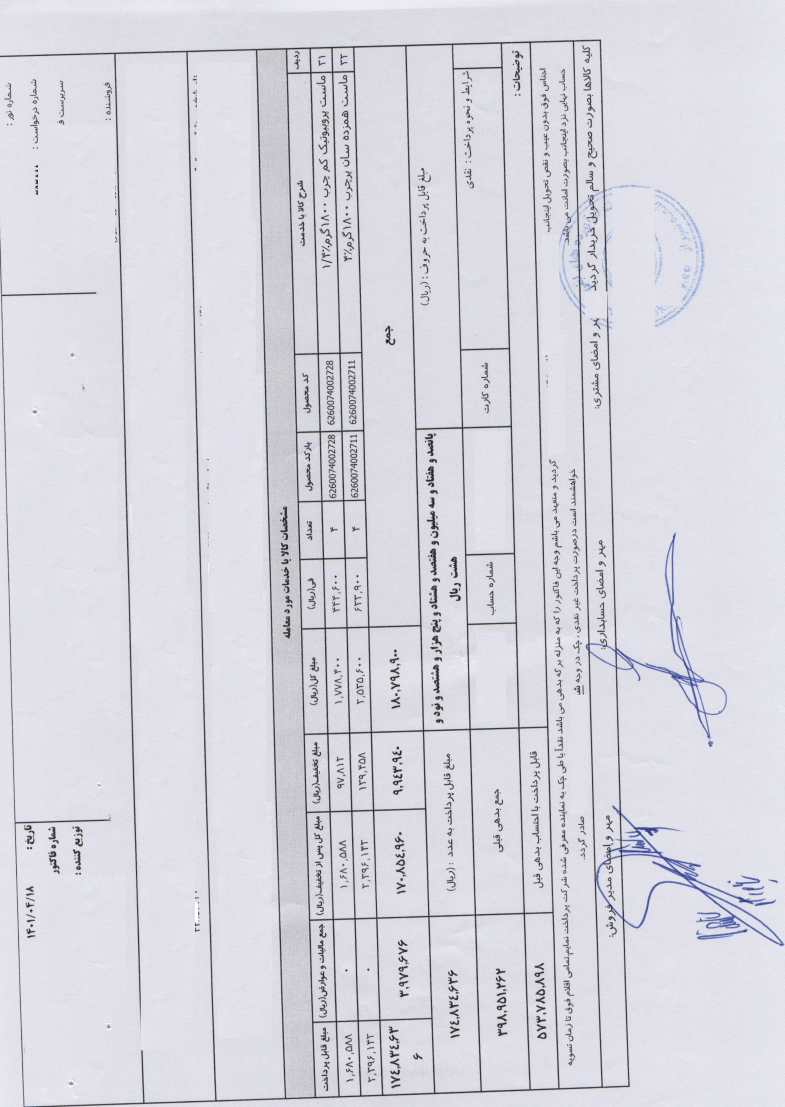
#> input picture logs/resluts_method_2/inputs/input_1.jpeg, 2353 x 3321 px (shown at 1/3 size)
$ python -i Furier.py   (imports and definitions only)
#> lines starting #> are read from the running program, lines starting #| are printed output that depends on the picture; after the words box and inside, x2 and y2 are one past the last pixel; in counts of white or black regions, pixels touching at a corner belong together
#> further down, picture is the input picture: shape (3321, 2353, 3); mean B, G, R 223.7, 214.6, 214.9
import cv2
import numpy as np
import time


class Furier() :

    def skew(self, image):
        h, w, c = image.shape
#> h = 3321; w = 2353; c = 3
        x_center, y_center = (w // 2, h // 2)
#> x_center = 1176; y_center = 1660

        # Find angle to rotate image
        st = time.time()
        rotation_angle = self.get_skewed_angle(image)
        et = time.time()
        M = cv2.getRotationMatrix2D((x_center, y_center), rotation_angle, 1.0)
        borderValue = (255, 255, 255)

        rotated_image = cv2.warpAffine(image, M, (w, h), flags=cv2.INTER_CUBIC, borderValue=borderValue)
        return rotated_image, rotation_angle*-1 , et-st

    def get_skewed_angle(self, image, angle_max = None, search_ratio = 5):
        """Getting angle from a given document image.

        image : np.ndarray
        vertical_image_shape : int
        resize image as preprocessing
        angle_max : float
        maximum angle to searching
        """
        assert isinstance(image, np.ndarray), image

        if angle_max is None:
            angle_max = 5

        m = self._get_fft_magnitude(image)
        a = self._get_angle_radial_projection(m, angle_max=angle_max, num = search_ratio)
        return a

    def _ensure_gray(self, image):
        try:
            image = cv2.cvtColor(image, cv2.COLOR_BGR2GRAY)
        except cv2.error:
            pass
        return image


    def _ensure_optimal_square(self, image):
        assert image is not None, image
        nw = nh = cv2.getOptimalDFTSize(max(image.shape[:2]))
#> nw = 3375; nh = 3375
        output_image = cv2.copyMakeBorder(
            src=image,
            top=0,
            bottom=nh - image.shape[0],
            left=0,
            right=nw - image.shape[1],
            borderType=cv2.BORDER_CONSTANT,
            value=255,
        )
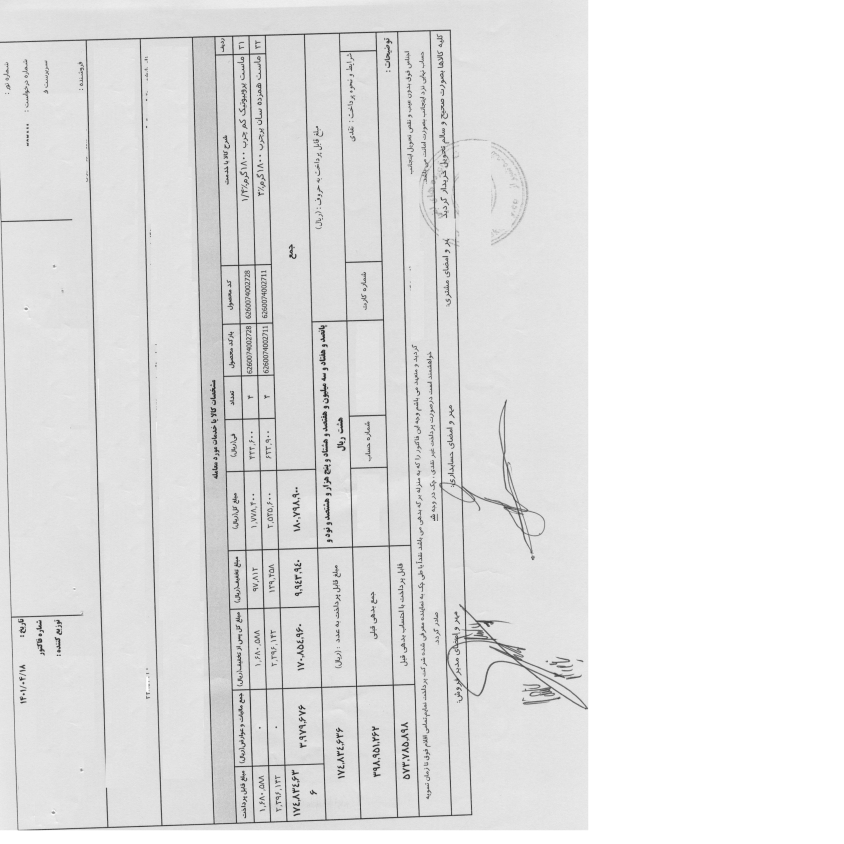
#> output_image: shape (3375, 3375) (shown at 1/4 size); min 1, max 255, mean 228
        return output_image

    def _ensure_gray(self, image):
        if len(image.shape) == 3:
            return cv2.cvtColor(image, cv2.COLOR_BGR2GRAY)
        return image

    def _get_fft_magnitude(self, image):
        gray = self._ensure_gray(image)
        opt_gray = self._ensure_optimal_square(gray)

        opt_gray = cv2.adaptiveThreshold(
            ~opt_gray, 255, cv2.ADAPTIVE_THRESH_GAUSSIAN_C, cv2.THRESH_BINARY, 15, -10
        )
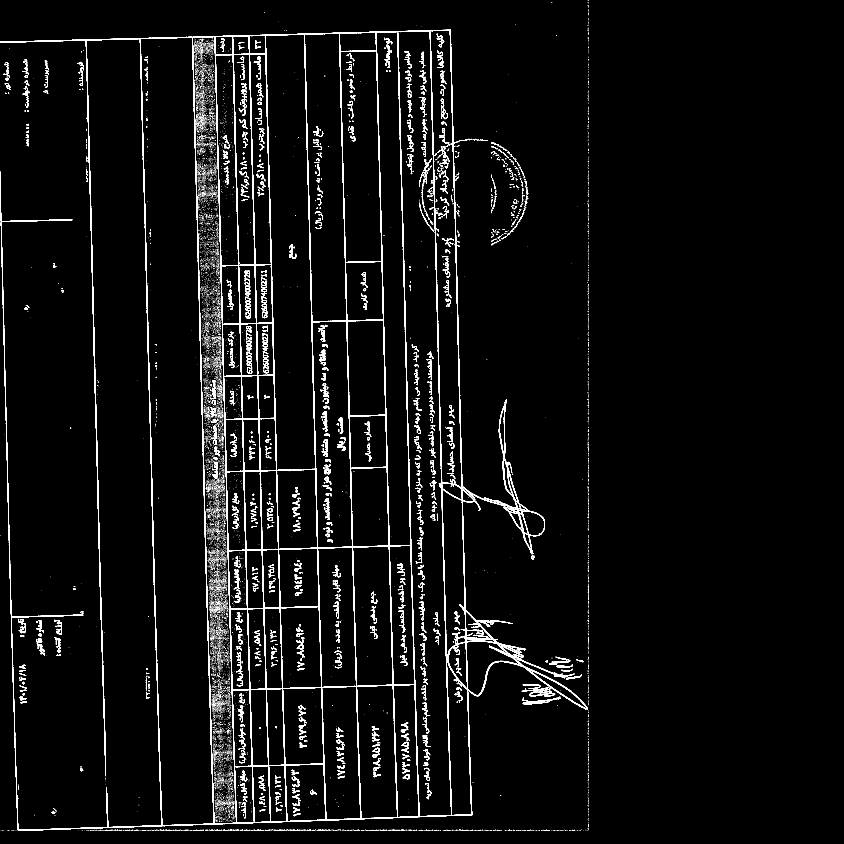
#> opt_gray: shape (3375, 3375) (shown at 1/4 size); 3.2% white; 15390 white regions (14393 under 20 px), largest, box (x1, y1, x2, y2) and area: (0, 118, 2352, 3321) 216307, (2091, 2786, 2242, 2818) 1000, (1298, 1994, 1319, 2080) 771

        dft = np.fft.fft2(opt_gray)
        shifted_dft = np.fft.fftshift(dft)
        magnitude = np.abs(shifted_dft)
        return magnitude

    def _get_angle_radial_projection(self,m, angle_max=None, num=None):
        """Get angle via radial projection.

        Arguments:
        ------------
        angle_max : float
        num : int
        number of angles to generate between 1 degree
        """
#> called with angle_max = 5, num = 5
        assert m.shape[0] == m.shape[1]
        r = c = m.shape[0] // 2
#> r = 1687; c = 1687

        if angle_max is None:
            pass

        if num is None:
            num = int((angle_max - (-angle_max)) / 0.5 + 1)

        tr = np.linspace(-1 * angle_max, angle_max, int(angle_max * num * 2)) / 180 * np.pi
        profile_arr = tr.copy()

        def f(t):
#> called with t = -0.0873
            _f = np.vectorize(
                lambda x: m[c + int(x * np.cos(t)), c + int(-1 * x * np.sin(t))]
            )
            _l = _f(range(0, r))
            val_init = np.sum(_l)
#> val_init = 569433140.3
            return val_init

        vf = np.vectorize(f)
        li = vf(profile_arr)

        a = tr[np.argmax(li)] / np.pi * 180
#> a = -1.73

        if a == -1 * angle_max:
            return 0
        return a

>>> import cv2
>>> picture = cv2.imread('../../logs/resluts_method_2/inputs/input_1.jpeg')
>>> result = Furier().skew(picture)
#> in skew, `M = cv2.getRotationMatrix2D((x_center, y_center), rotation_angle, 1.0)`: M = [[1, -0.0303, 50.79], [0.0303, 1, -34.84]]
#> in skew, `rotated_image = cv2.warpAffine(image, M, (w, h), flags=cv2.INTER_CUBIC..`:
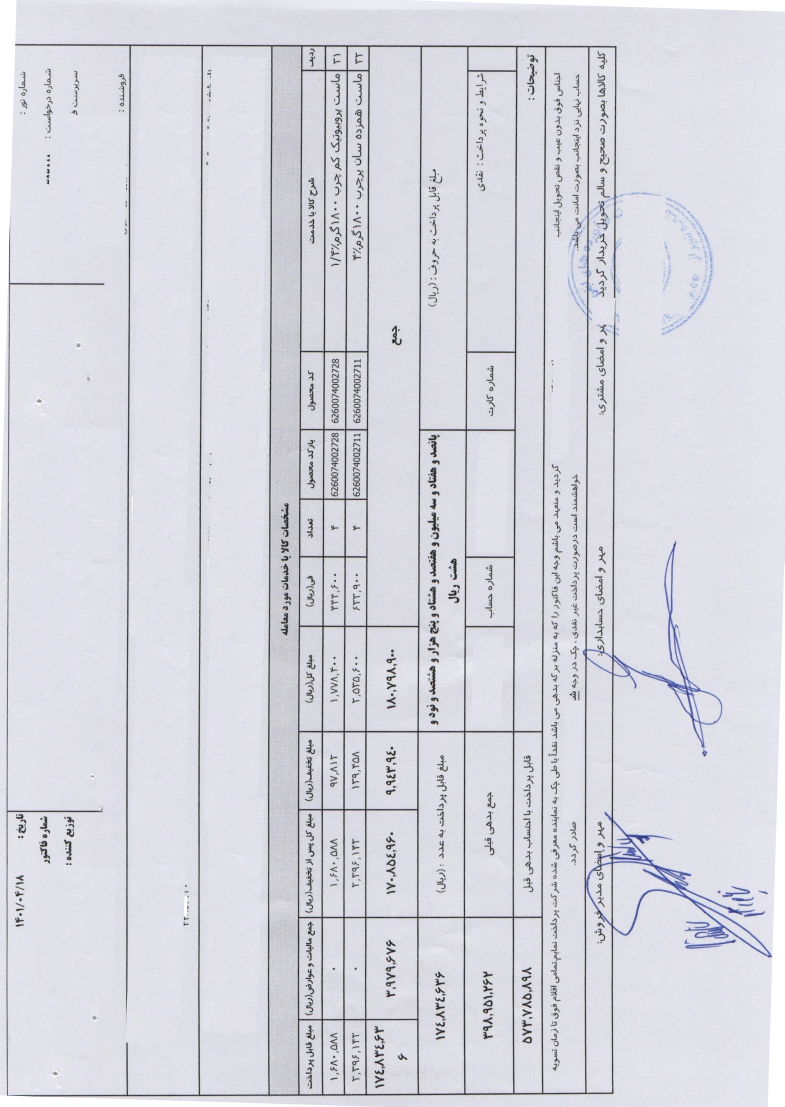
#> rotated_image: shape (3321, 2353, 3) (shown at 1/3 size); mean B, G, R 223.9, 215, 215.3

$ run again, on logs/resluts_method_2/inputs/input_2.jpeg
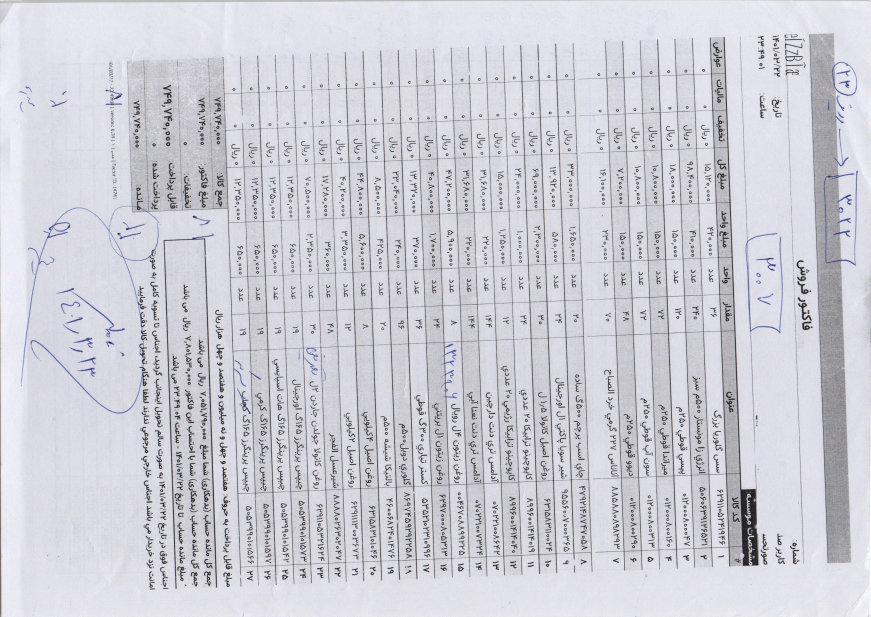
#> input picture logs/resluts_method_2/inputs/input_2.jpeg, 3482 x 2467 px (shown at 1/4 size)
#> picture is the input picture: shape (2467, 3482, 3); mean B, G, R 214.4, 205.6, 206.1
#> in _get_fft_magnitude, `opt_gray = cv2.adaptiveThreshold( ~opt_gray, 255, cv2.ADAPTIVE_THRESH_..`:
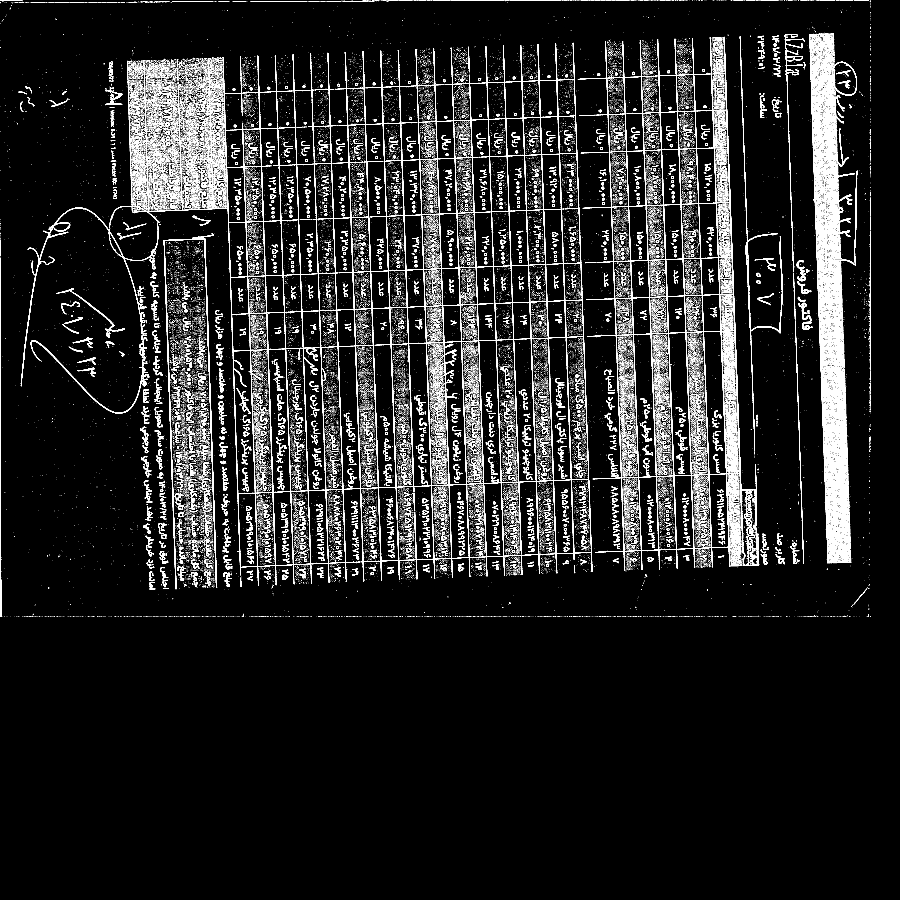
#> opt_gray: shape (3600, 3600) (shown at 1/4 size); 6.1% white in thin lines or dots, all inside (x1, y1, x2, y2) = (0, 0, 3482, 2467)
#> in get_skewed_angle, `a = self._get_angle_radial_projection(m, angle_max=angle_max, num = se..`: a = -2.35
#> M = [[0.999, -0.041, 51.95], [0.041, 0.999, -70.26]]
#> in skew, `rotated_image = cv2.warpAffine(image, M, (w, h), flags=cv2.INTER_CUBIC..`:
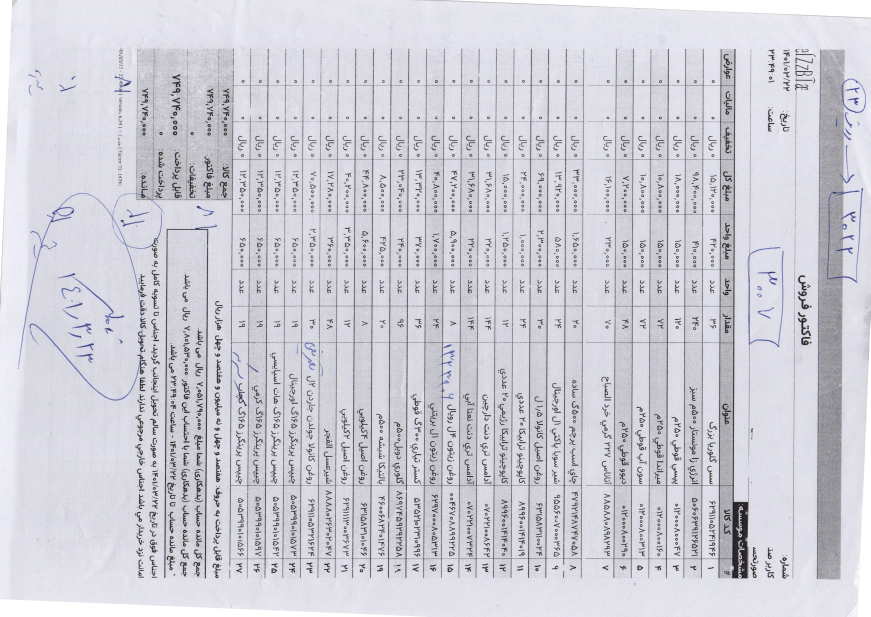
#> rotated_image: shape (2467, 3482, 3) (shown at 1/4 size); mean B, G, R 214.9, 206.2, 206.7

$ run again, on logs/resluts_method_2/inputs/input_3.jpeg
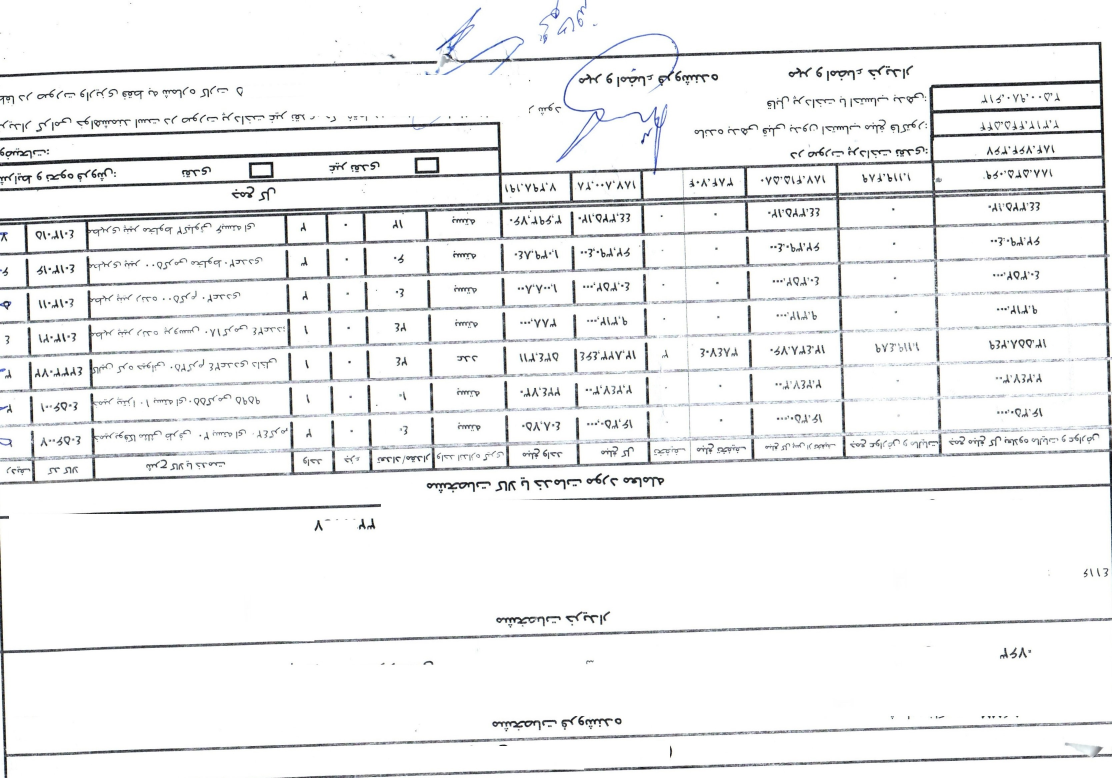
#> input picture logs/resluts_method_2/inputs/input_3.jpeg, 3336 x 2333 px (shown at 1/3 size)
#> picture is the input picture: shape (2333, 3336, 3); mean B, G, R 241.1, 240.7, 240.1
#> in _get_fft_magnitude, `opt_gray = cv2.adaptiveThreshold( ~opt_gray, 255, cv2.ADAPTIVE_THRESH_..`:
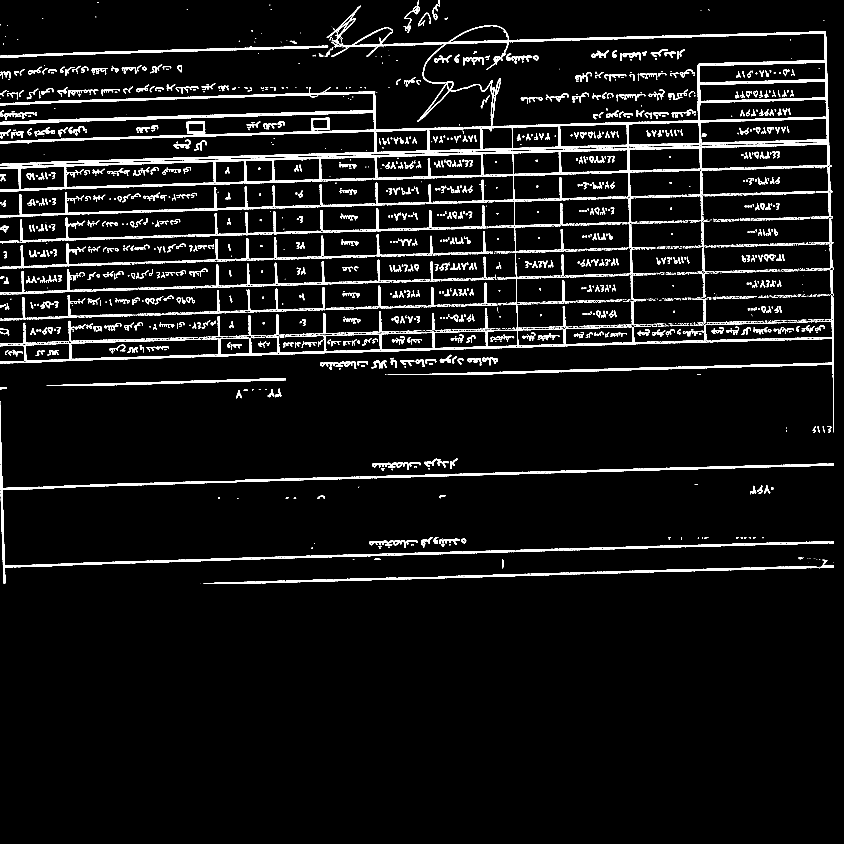
#> opt_gray: shape (3375, 3375) (shown at 1/4 size); 5% white; 3359 white regions (1611 under 20 px), largest, box (x1, y1, x2, y2) and area: (0, 101, 3316, 900) 145801, (0, 1617, 3336, 2333) 35273, (1550, 1281, 3336, 1730) 13620
#> in get_skewed_angle, `a = self._get_angle_radial_projection(m, angle_max=angle_max, num = se..`: a = -1.73
#> M = [[1, -0.0303, 36.06], [0.0303, 1, -49.96]]
#> in skew, `rotated_image = cv2.warpAffine(image, M, (w, h), flags=cv2.INTER_CUBIC..`:
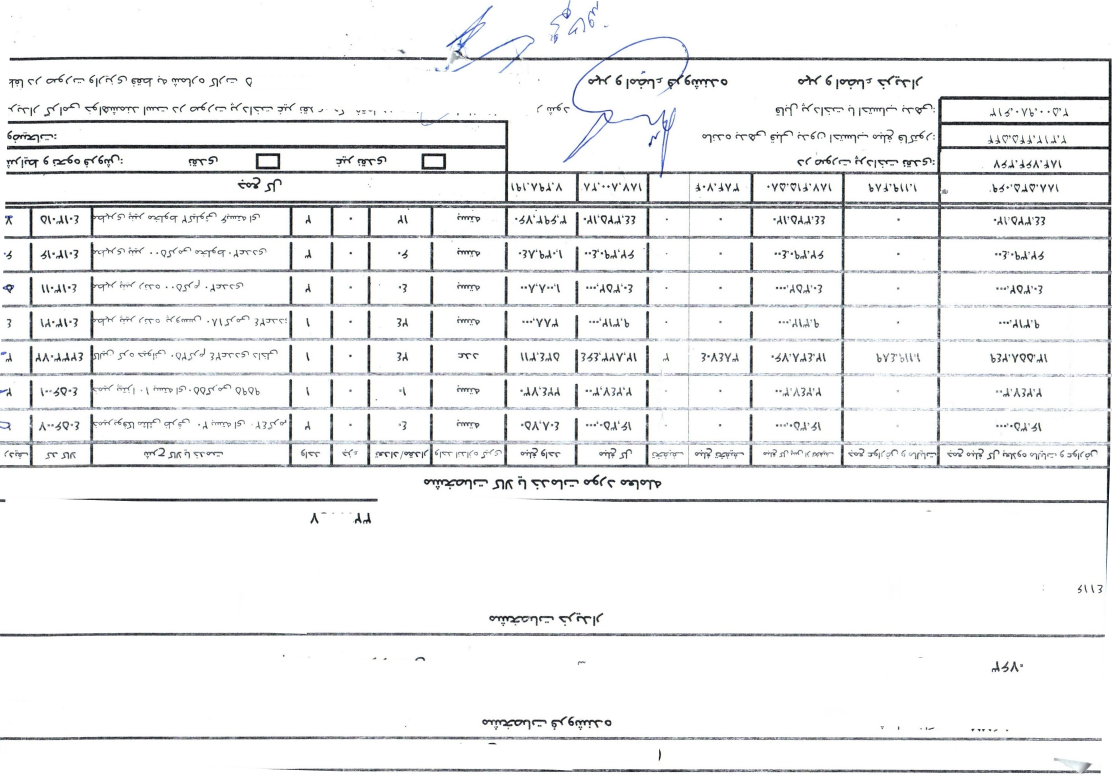
#> rotated_image: shape (2333, 3336, 3) (shown at 1/3 size); mean B, G, R 241.2, 240.8, 240.3
